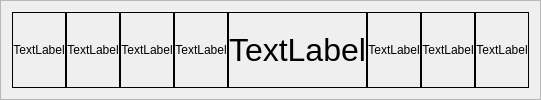
        <widget class="QFrame" name="frame_Head">
         <property name="enabled">
          <bool>true</bool>
         </property>
         <property name="sizePolicy">
          <sizepolicy hsizetype="Preferred" vsizetype="Preferred">
           <horstretch>0</horstretch>
           <verstretch>3</verstretch>
          </sizepolicy>
         </property>
         <property name="frameShape">
          <enum>QFrame::StyledPanel</enum>
         </property>
         <property name="frameShadow">
          <enum>QFrame::Raised</enum>
         </property>
         <property name="lineWidth">
          <number>1</number>
         </property>
         <layout class="QHBoxLayout" name="horizontalLayout_2">
          <property name="spacing">
           <number>0</number>
          </property>
          <item>
           <widget class="QLabel" name="label_9">
            <property name="styleSheet">
             <string notr="true">border:1px solid black;</string>
            </property>
            <property name="text">
             <string>TextLabel</string>
            </property>
            <property name="alignment">
             <set>Qt::AlignCenter</set>
            </property>
           </widget>
          </item>
          <item>
           <widget class="QLabel" name="label_10">
            <property name="styleSheet">
             <string notr="true">border:1px solid black;</string>
            </property>
            <property name="text">
             <string>TextLabel</string>
            </property>
            <property name="alignment">
             <set>Qt::AlignCenter</set>
            </property>
           </widget>
          </item>
          <item>
           <widget class="QLabel" name="label_11">
            <property name="styleSheet">
             <string notr="true">border:1px solid black;</string>
            </property>
            <property name="text">
             <string>TextLabel</string>
            </property>
            <property name="alignment">
             <set>Qt::AlignCenter</set>
            </property>
           </widget>
          </item>
          <item>
           <widget class="QLabel" name="label_12">
            <property name="styleSheet">
             <string notr="true">border:1px solid black;</string>
            </property>
            <property name="text">
             <string>TextLabel</string>
            </property>
            <property name="alignment">
             <set>Qt::AlignCenter</set>
            </property>
           </widget>
          </item>
          <item>
           <widget class="QLabel" name="label_13">
            <property name="font">
             <font>
              <pointsize>24</pointsize>
             </font>
            </property>
            <property name="styleSheet">
             <string notr="true">border:1px solid black;</string>
            </property>
            <property name="text">
             <string>TextLabel</string>
            </property>
            <property name="alignment">
             <set>Qt::AlignCenter</set>
            </property>
           </widget>
          </item>
          <item>
           <widget class="QLabel" name="label_14">
            <property name="styleSheet">
             <string notr="true">border:1px solid black;</string>
            </property>
            <property name="text">
             <string>TextLabel</string>
            </property>
            <property name="alignment">
             <set>Qt::AlignCenter</set>
            </property>
           </widget>
          </item>
          <item>
           <widget class="QLabel" name="label_15">
            <property name="styleSheet">
             <string notr="true">border:1px solid black;</string>
            </property>
            <property name="text">
             <string>TextLabel</string>
            </property>
            <property name="alignment">
             <set>Qt::AlignCenter</set>
            </property>
           </widget>
          </item>
          <item>
           <widget class="QLabel" name="label_16">
            <property name="styleSheet">
             <string notr="true">border:1px solid black;</string>
            </property>
            <property name="text">
             <string>TextLabel</string>
            </property>
            <property name="alignment">
             <set>Qt::AlignCenter</set>
            </property>
           </widget>
          </item>
         </layout>
        </widget>
